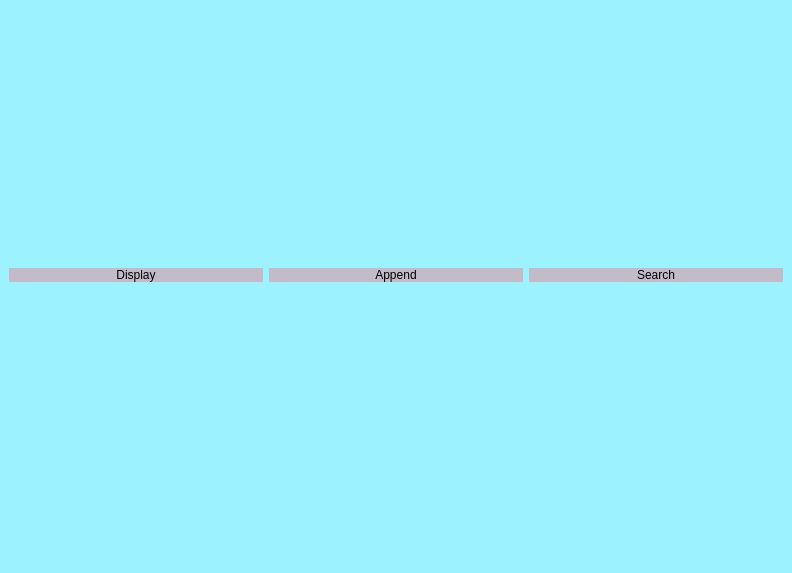
<?xml version="1.0" encoding="UTF-8"?>
<ui version="4.0">
 <class>mainWindow</class>
 <widget class="QMainWindow" name="mainWindow">
  <property name="geometry">
   <rect>
    <x>0</x>
    <y>0</y>
    <width>792</width>
    <height>573</height>
   </rect>
  </property>
  <property name="sizePolicy">
   <sizepolicy hsizetype="MinimumExpanding" vsizetype="Preferred">
    <horstretch>0</horstretch>
    <verstretch>0</verstretch>
   </sizepolicy>
  </property>
  <property name="windowTitle">
   <string>fossee-osdag</string>
  </property>
  <property name="styleSheet">
   <string notr="true">background-color:rgb(157, 242, 255);</string>
  </property>
  <widget class="QWidget" name="centralwidget">
   <layout class="QGridLayout" name="gridLayout">
    <item row="0" column="1">
     <widget class="QPushButton" name="push_main_2">
      <property name="styleSheet">
       <string notr="true">QPushButton{
	font: 75 36pt &quot;MS Shell Dlg 2&quot;;
	
	color: rgb(0, 0, 0);
	background-color: rgb(255, 255, 112);
border-radius:20px

}
QPushButton:hover{
color: rgb(85, 0, 255);
	
	;
	background-color: rgb(255, 0, 0);

}
QPushButton{
color: rgb(0, 0, 0);
	background-color: rgb(195, 188, 200);

}</string>
      </property>
      <property name="text">
       <string>Append</string>
      </property>
      <property name="icon">
       <iconset>
        <normaloff>../qrc/download (2)..png</normaloff>../qrc/download (2)..png</iconset>
      </property>
      <property name="iconSize">
       <size>
        <width>70</width>
        <height>50</height>
       </size>
      </property>
     </widget>
    </item>
    <item row="0" column="0">
     <layout class="QVBoxLayout" name="verticalLayout">
      <item>
       <widget class="QPushButton" name="push_main_1">
        <property name="styleSheet">
         <string notr="true">QPushButton{
	font: 75 36pt &quot;MS Shell Dlg 2&quot;;
	
	color: rgb(0, 0, 0);
	background-color: rgb(255, 255, 112);
border-radius:20px

}
QPushButton:hover{
color: rgb(85, 0, 255);
	
	;
	background-color: rgb(255, 0, 0);

}
QPushButton{
color: rgb(0, 0, 0);
	background-color: rgb(195, 188, 200);

}</string>
        </property>
        <property name="text">
         <string>Display</string>
        </property>
        <property name="icon">
         <iconset>
          <normaloff>../qrc/download (1).png</normaloff>../qrc/download (1).png</iconset>
        </property>
        <property name="iconSize">
         <size>
          <width>80</width>
          <height>50</height>
         </size>
        </property>
       </widget>
      </item>
     </layout>
    </item>
    <item row="0" column="2">
     <widget class="QPushButton" name="push_main_3">
      <property name="styleSheet">
       <string notr="true">QPushButton{
	font: 75 36pt &quot;MS Shell Dlg 2&quot;;
	
	color: rgb(0, 0, 0);
	background-color: rgb(255, 255, 112);
border-radius:20px

}
QPushButton:hover{
color: rgb(85, 0, 255);
	
	;
	background-color: rgb(255, 0, 0);

}
QPushButton{
color: rgb(0, 0, 0);
	background-color: rgb(195, 188, 200);

}</string>
      </property>
      <property name="text">
       <string>Search</string>
      </property>
      <property name="icon">
       <iconset>
        <normaloff>../qrc/download.png</normaloff>../qrc/download.png</iconset>
      </property>
      <property name="iconSize">
       <size>
        <width>70</width>
        <height>50</height>
       </size>
      </property>
     </widget>
    </item>
   </layout>
  </widget>
  <widget class="QMenuBar" name="menubar">
   <property name="geometry">
    <rect>
     <x>0</x>
     <y>0</y>
     <width>792</width>
     <height>20</height>
    </rect>
   </property>
  </widget>
  <widget class="QStatusBar" name="statusbar"/>
 </widget>
 <resources/>
 <connections/>
</ui>
